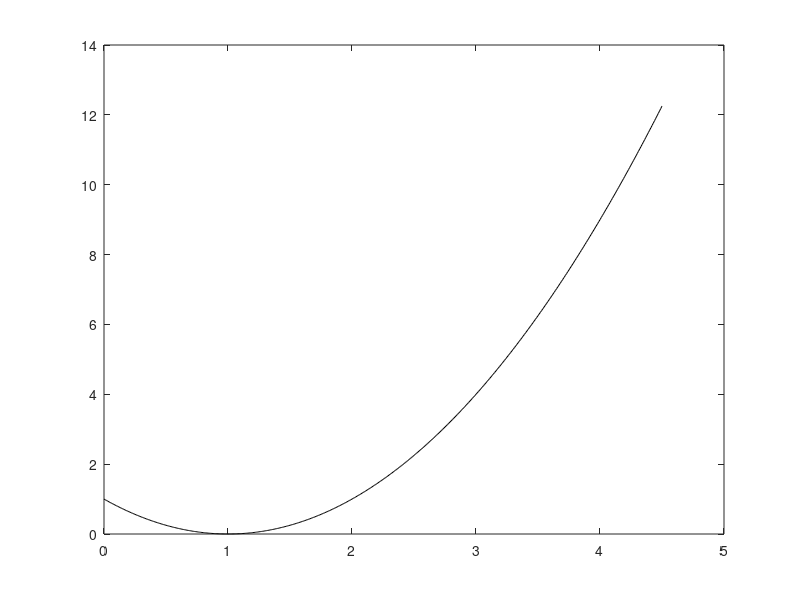

MATLAB code to generate this figure: (Note: this script raises an error after producing the figure.)
% Chapter 5: creating the images for Chapter 5 of my PhD Thesis.
% (c) Joachim Ganseman, october 2017

% NOTE: run this file while inside the 'tests' folder in Matlab for correct path

clear;
addpath(genpath('../'));     % add subdirectories to path. 

PRINTTOFILE = 0;

%% Part 0: plot the different beta divergences
% use equations in definition, substitute y=1 

deuc = @(x) (x.^2 -2.*x +1);
dkl = @(x) (x.*log(x) -x +1);
dis = @(x) (x -log(x) -1);

%note: Matlab2Tikz cannot handle fplot
%note: labels repositioned as tikz and matlab fonts differ.

figure;
%fplot(deuc, [0, 5], 'black');
plot(0:0.01:4.5, feval(deuc, 0:0.01:4.5), 'black');
%text(4.1,9,texlabel('d_{EUC}(x|y=1) = x^2 - 2x + 1'));
text(0.2,9,texlabel('d_{EUC}(x|y=1) = x^2 - 2x + 1'));
hold on;
%fplot(dkl, [0, 10], 'red');
plot(0:0.01:8.5, feval(dkl, 0:0.01:8.5), 'red');
text(5.5, 8.4,texlabel('d_{KL}(x|y=1) = x log(x) - x + 1'));
hold on;
%fplot(dis, [0, 10], 'blue');
plot(0:0.01:10, feval(dis, 0:0.01:10), 'blue');
text(6,2.8,texlabel('d_{IS}(x|y=1) = x - log(x) - 1'));
hold off;
grid on;
%limit plot height to y=10
ylim([0 10]);

%% if wanted, print to file
if PRINTTOFILE
    filename = '../../../thesis/images/chapter5/betafig.tex';
    matlab2tikz('height', '\figureheight', 'width', '\figurewidth', 'filename', filename, 'relativeDataPath', '.')
end

%% plot alpha distances in the same way
%dkl = @(x) (x.*log(x) -x +1);               %KL, alpha = 1.0
%dhell = @(x) -4.*(x.^0.5 -0.5.*x -0.5);      %Hellinger, alpha=0.5
dhell = @(x) 2.*(x.^0.5 -1).^2;
%dpear = @(x) (x.^2 -2.*x +1)./2.0;           %Pearson, alpha = 2.0
dpear = @(x) ((x-1).^2)./2;
%dkldual = @(x) (log(1.0./x) +x -1);            %KL dual, alpha = 0
dkldual = @(x) -log(x) +x -1; 
dneyman = @(x) (1./x + x -2)./2.0;               %Neyman X^2 , alpha = -1

figure;
plot(0:0.01:6, feval(dpear, 0:0.01:6), 'blue');
hold on;
plot(0:0.01:9, feval(dkl, 0:0.01:9), 'red');
hold on;
plot(0:0.01:11, feval(dhell, 0:0.01:11), 'black');
hold on;
plot(0:0.01:14, feval(dkldual, 0:0.01:14), 'green');
hold on;
plot(0:0.01:14, feval(dneyman, 0:0.01:14), 'magenta');
hold off;
grid on;
legend(...
    {'$d_{Pearson}(x|y=1) = \frac{1}{2}(x-1)^2$',...    %\alpha = 2 :  
    '$d_{KL}(x|y=1) = x log(x) - x + 1$',...                %\alpha = 1 : 
    '$d_{Hellinger}(x|y=1) = 2 (\sqrt{x} -1)^2$',...  %\alpha = 0.5 : 
    '$d_{KLdual}(x|y=1) = -log(x) +x -1$',...     %\alpha = 0 :
    '$d_{Neyman}(x|y=1) = \frac{1}{2} (\frac{1}{x} +x -2)$'},...     %\alpha = 0 :
    'Interpreter', 'latex', 'Location', 'southeast')
ylim([0 10]); %limit plot height to y=10

if PRINTTOFILE
    filename = '../../../thesis/images/chapter5/alphafig.tex';
    matlab2tikz('height', '\figureheight', 'width', '\figurewidth', 'filename', filename, 'relativeDataPath', '.')
end


%% Part 1: find a good plot of the plotBetaNMF test (testing optimal beta/power for NMF). 
% arguments: mean, median, stddev, (min, max) 
% (note: min, max currently not working due to data generation error in plotBetaNMF_3)

disp('display bss_eval metrics separating C4-E4-G4 piano chord.')
make33grid('nmf-beta-test4-chord1-base48.mat', 'median');

%%
disp('display bss_eval metrics separating C5-E5-G5 piano chord.')
make33grid('nmf-beta-test4-chord1-base60.mat', 'median');

%%
disp('display bss_eval metrics separating C6-E6-G6 piano chord.')
make33grid('nmf-beta-test4-chord1-base72.mat', 'median');


%% Turns out, best course of action is probably to display all SDR graphs. 
% SIR roughly corresponds, but is less tight/strict. 
% SAR is erratic, can go anywhere.

colormin = 0;
% to decide maximum of color bar, check:
% max(max([ source1sdr source2sdr source3sdr source4sdr source5sdr source6sdr source7sdr source8sdr source9sdr ] ))
colormax = 23;

load('nmf-beta-test4-chord1-base48.mat');
maketable = cell2mat(mySDR);
source1sdr = maketable(1:3:end, :)'; source1sdr = max(colormin, source1sdr);
source2sdr = maketable(2:3:end, :)'; source2sdr = max(colormin, source2sdr);
source3sdr = maketable(3:3:end, :)'; source3sdr = max(colormin, source3sdr);
load('nmf-beta-test4-chord1-base60.mat');
maketable = cell2mat(mySDR);
source4sdr = maketable(1:3:end, :)'; source4sdr = max(colormin, source4sdr);
source5sdr = maketable(2:3:end, :)'; source5sdr = max(colormin, source5sdr);
source6sdr = maketable(3:3:end, :)'; source6sdr = max(colormin, source6sdr);
load('nmf-beta-test4-chord1-base72.mat');
maketable = cell2mat(mySDR);
source7sdr = maketable(1:3:end, :)'; source7sdr = max(colormin, source7sdr);
source8sdr = maketable(2:3:end, :)'; source8sdr = max(colormin, source8sdr);
source9sdr = maketable(3:3:end, :)'; source9sdr = max(colormin, source9sdr);

nrcontours = 20;
myfontsize = 9;
figure1 = figure;
axes1 = axes('Parent',figure1);
sprows = 4;
spcols = 3;


s1ax = subplot(sprows, spcols, 1);
contourf(source1sdr, nrcontours);
title('C4 (MIDI:48) mean SDR', 'fontsize', myfontsize); ylabel('Beta'); %xlabel('exponent');
% draw lines of maxima along x and y-axis
[~, xmaxes] = max(source1sdr); hold on; plot( 1:1:size(xmaxes,2) , xmaxes, 'red', 'LineWidth', 1.0, 'Marker', '*'); hold off;
[~, ymaxes] = max(source1sdr'); hold on; plot( ymaxes , 1:1:size(ymaxes,2), 'green', 'LineWidth', 1.0, 'Marker', 'd'); hold off;
grid on; caxis([colormin colormax]); %colorbar;

s2ax = subplot(sprows, spcols, 2);
contourf(source2sdr, nrcontours);
title('E4 (MIDI:52) mean SDR', 'fontsize', myfontsize); %ylabel('Beta'); xlabel('exponent');
% draw lines of maxima along x and y-axis
[~, xmaxes] = max(source2sdr); hold on; plot( 1:1:size(xmaxes,2) , xmaxes, 'red', 'LineWidth', 1.0, 'Marker', '*'); hold off;
[~, ymaxes] = max(source2sdr'); hold on; plot( ymaxes , 1:1:size(ymaxes,2), 'green', 'LineWidth', 1.0, 'Marker', 'd'); hold off;
grid on; caxis([colormin colormax]); %colorbar;

s3ax = subplot(sprows, spcols, 3);
contourf(source3sdr, nrcontours);
title('G4 (MIDI:55) mean SDR', 'fontsize', myfontsize); %ylabel('Beta'); xlabel('exponent');
% draw lines of maxima along x and y-axis
[~, xmaxes] = max(source3sdr); hold on; plot( 1:1:size(xmaxes,2) , xmaxes, 'red', 'LineWidth', 1.0, 'Marker', '*'); hold off;
[~, ymaxes] = max(source3sdr'); hold on; plot( ymaxes , 1:1:size(ymaxes,2), 'green', 'LineWidth', 1.0, 'Marker', 'd'); hold off;
grid on; caxis([colormin colormax]); %colorbar;

s4ax = subplot(sprows, spcols, 4);
contourf(source4sdr, nrcontours);
title('C5 (MIDI:60) mean SDR', 'fontsize', myfontsize); ylabel('Beta'); %xlabel('exponent');
% draw lines of maxima along x and y-axis
[~, xmaxes] = max(source4sdr); hold on; plot( 1:1:size(xmaxes,2) , xmaxes, 'red', 'LineWidth', 1.0, 'Marker', '*'); hold off;
[~, ymaxes] = max(source4sdr'); hold on; plot( ymaxes , 1:1:size(ymaxes,2), 'green', 'LineWidth', 1.0, 'Marker', 'd'); hold off;
grid on; caxis([colormin colormax]); %colorbar;

s5ax = subplot(sprows, spcols, 5);
contourf(source5sdr, nrcontours);
title('E5 (MIDI:64) mean SDR', 'fontsize', myfontsize); %ylabel('Beta'); xlabel('exponent');
% draw lines of maxima along x and y-axis
[~, xmaxes] = max(source5sdr); hold on; plot( 1:1:size(xmaxes,2) , xmaxes, 'red', 'LineWidth', 1.0, 'Marker', '*'); hold off;
[~, ymaxes] = max(source5sdr'); hold on; plot( ymaxes , 1:1:size(ymaxes,2), 'green', 'LineWidth', 1.0, 'Marker', 'd'); hold off;
grid on; caxis([colormin colormax]); %colorbar;

s6ax = subplot(sprows, spcols, 6);
contourf(source6sdr, nrcontours);
title('G5 (MIDI:67) mean SDR', 'fontsize', myfontsize); %ylabel('Beta'); xlabel('exponent');
% draw lines of maxima along x and y-axis
[~, xmaxes] = max(source6sdr); hold on; plot( 1:1:size(xmaxes,2) , xmaxes, 'red', 'LineWidth', 1.0, 'Marker', '*'); hold off;
[~, ymaxes] = max(source6sdr'); hold on; plot( ymaxes , 1:1:size(ymaxes,2), 'green', 'LineWidth', 1.0, 'Marker', 'd'); hold off;
grid on; caxis([colormin colormax]); %colorbar;

s7ax = subplot(sprows, spcols, 7);
contourf(source7sdr, nrcontours);
title('C6 (MIDI:72) mean SDR', 'fontsize', myfontsize); ylabel('Beta'); xlabel('exponent');
% draw lines of maxima along x and y-axis
[~, xmaxes] = max(source7sdr); hold on; plot( 1:1:size(xmaxes,2) , xmaxes, 'red', 'LineWidth', 1.0, 'Marker', '*'); hold off;
[~, ymaxes] = max(source7sdr'); hold on; plot( ymaxes , 1:1:size(ymaxes,2), 'green', 'LineWidth', 1.0, 'Marker', 'd'); hold off;
grid on; caxis([colormin colormax]); %colorbar;

s8ax = subplot(sprows, spcols, 8);
contourf(source8sdr, nrcontours);
title('E6 (MIDI:76) mean SDR', 'fontsize', myfontsize); xlabel('exponent'); %ylabel('Beta');
% draw lines of maxima along x and y-axis
[~, xmaxes] = max(source8sdr); hold on; plot( 1:1:size(xmaxes,2) , xmaxes, 'red', 'LineWidth', 1.0, 'Marker', '*'); hold off;
[~, ymaxes] = max(source8sdr'); hold on; plot( ymaxes , 1:1:size(ymaxes,2), 'green', 'LineWidth', 1.0, 'Marker', 'd'); hold off;
grid on; caxis([colormin colormax]); %colorbar('southoutside')

s9ax = subplot(sprows, spcols, 9);
contourf(source9sdr, nrcontours);
title('G6 (MIDI:79) mean SDR', 'fontsize', myfontsize); xlabel('exponent'); %ylabel('Beta');
% draw lines of maxima along x and y-axis
[~, xmaxes] = max(source9sdr); hold on; plot( 1:1:size(xmaxes,2) , xmaxes, 'red', 'LineWidth', 1.0, 'Marker', '*'); hold off;
[~, ymaxes] = max(source9sdr'); hold on; plot( ymaxes , 1:1:size(ymaxes,2), 'green', 'LineWidth', 1.0, 'Marker', 'd'); hold off;
grid on; caxis([colormin colormax]); %colorbar('Ticks',[0,5,10,15,20,25]); 

% set/link axes
set([s1ax, s2ax, s3ax, s4ax, s5ax, s6ax, s7ax, s8ax, s9ax],...
    'BoxStyle','full','Layer','top','YMinorTick','on','YTick',...
    [1 6 11 16 21 26],'YTickLabel',{'0.0','0.5','1.0','1.5','2.0','2.5'},...
    'XMinorTick','on','XTick',[1 6 11 16 21],'XTickLabel',...
    {'0.5','1.0','1.5','2.0','2.5'});
linkaxes([s1ax, s2ax, s3ax, s4ax, s5ax, s6ax, s7ax, s8ax, s9ax],'xy');

% put colorbar in new row
s11ax = subplot(sprows, spcols, 11);
axis off; caxis([colormin colormax]);
colorbar('northoutside', 'Ticks',[0,5,10,15,20,25]);


%% if wanted, print to file
if PRINTTOFILE
    filename = '../../../thesis/images/chapter5/betavsexponent.tex';
    matlab2tikz('height', '\figureheight', 'width', '\figurewidth', 'filename', filename, 'relativeDataPath', '.')
end


%% Just for the fun of it, plot the average across all notes
source10sdr = (source1sdr+source2sdr+source3sdr+source4sdr+source5sdr+source6sdr+source7sdr+source8sdr+source9sdr)./9.0;
figure2 = figure;
contourf(source10sdr, nrcontours);
title('mean SDR across 9 different notes'); ylabel('Beta'); xlabel('exponent');
xticks(1:5:21); xticklabels({'0.5', '1.0', '1.5', '2.0', '2.5'});
yticks(1:5:26); yticklabels({'0.0', '0.5', '1.0', '1.5', '2.0', '2.5'});
% draw lines of maxima along x and y-axis
[~, xmaxes] = max(source10sdr); hold on; plot( 1:1:size(xmaxes,2) , xmaxes, 'red', 'LineWidth', 1.0, 'Marker', '*'); hold off;
[~, ymaxes] = max(source10sdr'); hold on; plot( ymaxes , 1:1:size(ymaxes,2), 'green', 'LineWidth', 1.0, 'Marker', 'd'); hold off;
grid on; colorbar;


%% if wanted, print to file
if PRINTTOFILE
    filename = '../../../thesis/images/chapter5/betavsexponentmean.tex';
    matlab2tikz('height', '\figureheight', 'width', '\figurewidth', 'filename', filename, 'relativeDataPath', '.')
end


%%
% ================================================================== %

% make a 3x3 grid of the SDR, SIR and SAR variables in given .mat file

function make33grid(variablename, whattoplot)

load(variablename);

% set up as: arpeggiated mix of 3 sources from MAPS dataset
% for each power 0.5:0.1:2.5, for each beta 0.0:0.1:2.5, 3 SDR values [1;2;3]
% try to plot as 3 separate 3D plots

switch whattoplot
    case 'max'
        maketable = cell2mat(mySDRmax);
    case 'min'
        maketable = cell2mat(mySDRmin);
    case 'mean'
        maketable = cell2mat(mySDRmean);
    case 'median'
        maketable = cell2mat(mySDRmedian);
    case 'stddev'
        maketable = cell2mat(mySDRstddev);
    otherwise
        maketable = cell2mat(mySDR);% cat(1,mySDR{:})); % put into tabular format
end        

source1sdr = maketable(1:3:end, :)';
source2sdr = maketable(2:3:end, :)';
source3sdr = maketable(3:3:end, :)';

%only keep values larger than 0
source1sdr = max(0, source1sdr);
source2sdr = max(0, source2sdr);
source3sdr = max(0, source3sdr);

%display max value
%max(source1sdr(:)) 
% keep within the maximum and 5 dB below that?
% source1sdr = max(max(source1sdr(:))-5.0, source1sdr);

%some variables for plot details
nrcontours = 20;
myfontsize=10;

%% if necessary create new figure
figure;

%% plot these as a 3d mesh/contour plot

%
s1ax = subplot(3, 3, 1);
contourf(source1sdr, nrcontours);
colorbar;
title('C SDR', 'fontsize', myfontsize);
grid on;
ylabel('Beta');
% draw line of maxima along x-axis
[~, xmaxes] = max(source1sdr);
hold on; plot( 1:1:size(xmaxes,2) , xmaxes, 'red', 'LineWidth', 1.0, 'Marker', '*'); hold off;
% draw line of maxima along y-axis
[~, ymaxes] = max(source1sdr');
hold on; plot( ymaxes , 1:1:size(ymaxes,2), 'green', 'LineWidth', 1.0, 'Marker', 'd'); hold off;

%
s2ax = subplot(3, 3, 2);
contourf(source2sdr, nrcontours);
colorbar;
title('E SDR', 'fontsize', myfontsize);
grid on;
% draw line of maxima along x-axis
[~, xmaxes] = max(source2sdr);
hold on; plot( 1:1:size(xmaxes,2) , xmaxes, 'red', 'LineWidth', 1.0, 'Marker', '*'); hold off;
% draw line of maxima along y-axis
[~, ymaxes] = max(source2sdr');
hold on; plot( ymaxes , 1:1:size(ymaxes,2), 'green', 'LineWidth', 1.0, 'Marker', 'd'); hold off;

%
s3ax = subplot(3, 3, 3);
contourf(source3sdr, nrcontours);
colorbar;
title('G SDR', 'fontsize', myfontsize);
grid on;
% draw line of maxima along x-axis
[~, xmaxes] = max(source3sdr);
hold on; plot( 1:1:size(xmaxes,2) , xmaxes, 'red', 'LineWidth', 1.0, 'Marker', '*'); hold off;
% draw line of maxima along y-axis
[~, ymaxes] = max(source3sdr');
hold on; plot( ymaxes , 1:1:size(ymaxes,2), 'green', 'LineWidth', 1.0, 'Marker', 'd'); hold off;

%% plot SIR

switch whattoplot
    case 'max'
        maketable = cell2mat(mySIRmax);
    case 'min'
        maketable = cell2mat(mySIRmin);
    case 'mean'
        maketable = cell2mat(mySIRmean);
    case 'median'
        maketable = cell2mat(mySIRmedian);
    case 'stddev'
        maketable = cell2mat(mySIRstddev);
    otherwise
        maketable = cell2mat(mySIR); %cat(1,mySIR{:})); % put into tabular format
end
source1sir = maketable(1:3:end, :)';
source2sir = maketable(2:3:end, :)';
source3sir = maketable(3:3:end, :)';

%only keep values larger than 0
source1sir = max(0, source1sir);
source2sir = max(0, source2sir);
source3sir = max(0, source3sir);

s4ax = subplot(3, 3, 4);
contourf(source1sir, nrcontours);
colorbar;
title('C SIR', 'fontsize', myfontsize);
grid on;
ylabel('Beta');
% draw line of maxima along x-axis
[~, xmaxes] = max(source1sir);
hold on; plot( 1:1:size(xmaxes,2) , xmaxes, 'red', 'LineWidth', 1.0, 'Marker', '*'); hold off;
% draw line of maxima along y-axis
[~, ymaxes] = max(source1sir');
hold on; plot( ymaxes , 1:1:size(ymaxes,2), 'green', 'LineWidth', 1.0, 'Marker', 'd'); hold off;

%
s5ax = subplot(3, 3, 5);
contourf(source2sir, nrcontours);
colorbar;
title('E SIR', 'fontsize', myfontsize);
grid on;
% draw line of maxima along x-axis
[~, xmaxes] = max(source2sir);
hold on; plot( 1:1:size(xmaxes,2) , xmaxes, 'red', 'LineWidth', 1.0, 'Marker', '*'); hold off;
% draw line of maxima along y-axis
[~, ymaxes] = max(source2sir');
hold on; plot( ymaxes , 1:1:size(ymaxes,2), 'green', 'LineWidth', 1.0, 'Marker', 'd'); hold off;

%
s6ax = subplot(3, 3, 6);
contourf(source3sir, nrcontours);
colorbar;
title('G SIR', 'fontsize', myfontsize);
grid on;
% draw line of maxima along x-axis
[~, xmaxes] = max(source3sir);
hold on; plot( 1:1:size(xmaxes,2) , xmaxes, 'red', 'LineWidth', 1.0, 'Marker', '*'); hold off;
% draw line of maxima along y-axis
[~, ymaxes] = max(source3sir');
hold on; plot( ymaxes , 1:1:size(ymaxes,2), 'green', 'LineWidth', 1.0, 'Marker', 'd'); hold off;

%% plot SAR

switch whattoplot
    case 'max'
        maketable = cell2mat(mySARmax);
    case 'min'
        maketable = cell2mat(mySARmin);
    case 'mean'
        maketable = cell2mat(mySARmean);
    case 'median'
        maketable = cell2mat(mySARmedian);
    case 'stddev'
        maketable = cell2mat(mySARstddev);
    otherwise
        maketable = cell2mat(mySAR); %cat(1,mySAR{:})); % put into tabular format
end

source1sar = maketable(1:3:end, :)';
source2sar = maketable(2:3:end, :)';
source3sar = maketable(3:3:end, :)';

%only keep values larger than 0
source1sar = max(0, source1sar);
source2sar = max(0, source2sar);
source3sar = max(0, source3sar);

s7ax = subplot(3, 3, 7);
contourf(source1sar, nrcontours);
colorbar;
title('C SAR', 'fontsize', myfontsize);
grid on;
ylabel('Beta');
xlabel('exponent');
% draw line of maxima along x-axis
[~, xmaxes] = max(source1sar);
hold on; plot( 1:1:size(xmaxes,2) , xmaxes, 'red', 'LineWidth', 1.0, 'Marker', '*'); hold off;
% draw line of maxima along y-axis
[~, ymaxes] = max(source1sar');
hold on; plot( ymaxes , 1:1:size(ymaxes,2), 'green', 'LineWidth', 1.0, 'Marker', 'd'); hold off;

%
s8ax = subplot(3, 3, 8);
contourf(source2sar, nrcontours);
colorbar;
title('E SAR', 'fontsize', myfontsize);
grid on;
xlabel('exponent');
% draw line of maxima along x-axis
[~, xmaxes] = max(source2sar);
hold on; plot( 1:1:size(xmaxes,2) , xmaxes, 'red', 'LineWidth', 1.0, 'Marker', '*'); hold off;
% draw line of maxima along y-axis
[~, ymaxes] = max(source2sar');
hold on; plot( ymaxes , 1:1:size(ymaxes,2), 'green', 'LineWidth', 1.0, 'Marker', 'd'); hold off;

%
s9ax = subplot(3, 3, 9);
contourf(source3sar, nrcontours);
colorbar;
title('G SAR', 'fontsize', myfontsize);
grid on;
xlabel('exponent');
% draw line of maxima along x-axis
[~, xmaxes] = max(source3sar);
hold on; plot( 1:1:size(xmaxes,2) , xmaxes, 'red', 'LineWidth', 1.0, 'Marker', '*'); hold off;
% draw line of maxima along y-axis
[~, ymaxes] = max(source3sar');
hold on; plot( ymaxes , 1:1:size(ymaxes,2), 'green', 'LineWidth', 1.0, 'Marker', 'd'); hold off;

%% set axes
set([s1ax, s2ax, s3ax, s4ax, s5ax, s6ax, s7ax, s8ax, s9ax],...
    'BoxStyle','full','Layer','top','YMinorTick','on','YTick',...
    [1 6 11 16 21 26],'YTickLabel',{'0.0','0.5','1.0','1.5','2.0','2.5'},...
    'XMinorTick','on','XTick',[1 6 11 16 21],'XTickLabel',...
    {'0.5','1.0','1.5','2.0','2.5'});


end %function make33grid